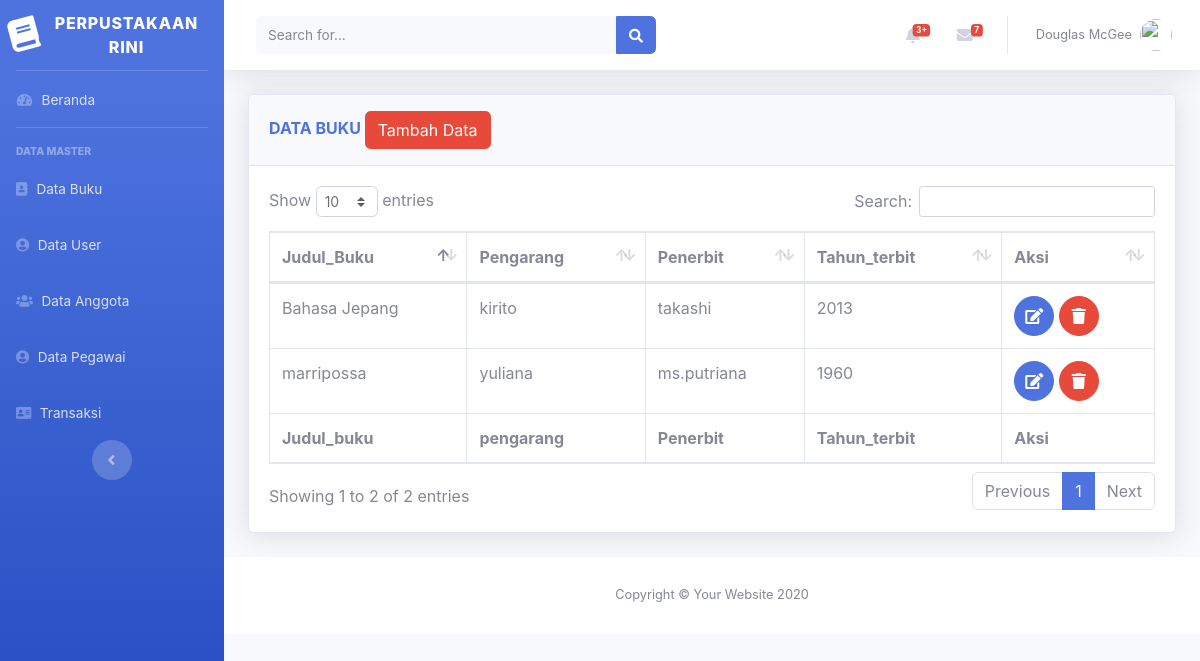
Screenshot of /beranda.php?page=buku with the database file from the repository.
### tables this page shows
CREATE TABLE `tabel_buku` (
  `id` int(11) NOT NULL,
  `isbn` varchar(7) NOT NULL,
  `nama_buku` varchar(30) NOT NULL,
  `penulis` varchar(50) NOT NULL,
  `penerbit` varchar(50) NOT NULL,
  `tahun_terbit` year(4) NOT NULL
);

### views/Buku/Buku.php (the view)
<div class="container-fluid">
<div class="card shadow mb-4">
    <div class="card-header py-3">
        <h6 class="m-0 font-weight-bold text-primary">DATA BUKU
         <a href="beranda.php?page=buku&aksi=add">
             <button class="btn btn-danger">Tambah Data</button>
        </a></h6>
    </div>
    <div class="card-body">
        <div class="table-responsive">
            <table class="table table-bordered" id="dataTable" width="100%" cellspacing="0">
                <thead>
                    <tr>
                        <th>Judul_Buku</th>
                        <th>Pengarang</th>
                        <th>Penerbit</th>
                        <th>Tahun_terbit</th>
                        <th>Aksi</th>
                    </tr>
                </thead>
                <tfoot>
                    <tr>
                        <th>Judul_buku</th>
                        <th>pengarang</th>
                        <th>Penerbit</th>
                        <th>Tahun_terbit</th>
                         <th>Aksi</th>
                    </tr>
                </tfoot>
                <tbody>
                    <?php
                         $sql  = "select * from tabel_buku";
                         $show = $db->query($sql);
                         foreach($show as $buku):
                    ?>
                    <tr>
                        <td><?php echo $buku['nama_buku']?></td>
                        <td><?php echo $buku['penulis']?></td>
                        <td><?php echo $buku['penerbit']?></td>
                        <td><?php echo $buku['tahun_terbit']?></td>
                        <td>
                        <a href="beranda.php?page=buku&aksi=edit$id=<?php echo $buku['id_buku']?>"
                           class="btn btn-primary btn-circle">
                                <i class="fas fa-edit"></i>
                                </a>
                            <a href="model/buku/prosesdeletebuku.php?id=<?php echo $buku['id_buku']?>"
                            class="btn btn-danger btn-circle">
                                <i class="fas fa-trash"></i>
                                </a>
                    </tr>
                    <?php endforeach; ?>
                </tbody>
            </table>
        </div>
    </div>
</div>
</div

### rows the page displays
tabel_buku: nama_buku "marripossa", penulis "yuliana", penerbit "ms.putriana", tahun_terbit "1960"
tabel_buku: nama_buku "Bahasa Jepang", penulis "kirito", penerbit "takashi", tahun_terbit "2013"
